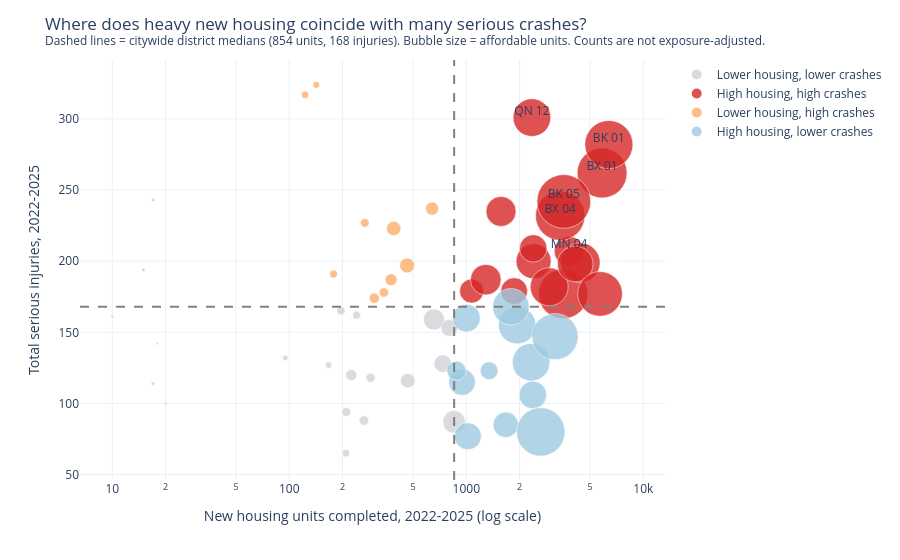

Notebook source saved alongside this figure:
### Code cell
fig_q2, hotspot_table = q2_quadrant_chart(df)
fig_q2.show()
display(hotspot_table.round(2))
summary_q2 = q2_summary(df)
display(summary_q2["quadrant_counts"])
display(summary_q2["hotspot_by_borough"])
print("Spearman (total units vs total serious injuries): rho = %.3f, p = %.3f" % summary_q2["spearman_units_vs_outcome"])

# Quadrant lines (citywide medians) and the borderline district quoted in the findings
quadrants = build_quadrant_table(df)
print(f"Median new units: {quadrants['total_units'].median():,.0f} | "
      f"median serious injuries: {quadrants['total_outcome'].median():,.0f}")
display(quadrants.loc[quadrants["cd_label"] == "QN 06", ["cd_label", "total_units", "total_outcome", "quadrant"]])

### Figure 1 — Plotly figure (JSON) as saved in the notebook; plotly's stock layout.template omitted (floating-point values rounded to 4 significant figures)
{"data": [{"customdata": [["Manhattan", 63, 63, "Lower housing, lower crashes"], ["Manhattan", 47, 47, "Lower housing, lower crashes"], ["Manhattan", 70, 70, "Lower housing, lower crashes"], ["Manhattan", 75, 75, "Lower housing, lower crashes"], ["Manhattan", 94, 94, "Lower housing, lower crashes"], ["Manhattan", 501, 501, "Lower housing, lower crashes"], ["Bronx", 347, 347, "Lower housing, lower crashes"], ["Bronx", 137, 137, "Lower housing, lower crashes"], ["Bronx", 237, 237, "Lower housing, lower crashes"], ["Brooklyn", 320, 320, "Lower housing, lower crashes"], ["Brooklyn", 10, 10, "Lower housing, lower crashes"], ["Brooklyn", 34, 34, "Lower housing, lower crashes"], ["Queens", 88, 88, "Lower housing, lower crashes"], ["Queens", 576, 576, "Lower housing, lower crashes"], ["Queens", 102, 102, "Lower housing, lower crashes"], ["Queens", 8, 8, "Lower housing, lower crashes"], ["Staten Island", 10, 10, "Lower housing, lower crashes"], ["Staten Island", 17, 17, "Lower housing, lower crashes"]], "hovertemplate": "<b>%{hovertext}</b><br><br>New housing units completed, 2022-2025 (log scale)=%{x:,.0f}<br>Total serious injuries, 2022-2025=%{y:,.0f}<br>Borough=%{customdata[0]}<br>Affordable units=%{customdata[1]:,.0f}<extra></extra>", "hovertext": ["MN 01", "MN 02", "MN 06", "MN 07", "MN 09", "MN 10", "BX 08", "BX 10", "BX 11", "BK 07", "BK 10", "BK 11", "QN 04", "QN 06", "QN 09", "QN 11", "SI 02", "SI 03"], "legendgroup": "Lower housing, lower crashes", "marker": {"color": "#d0d3d6", "line": {"color": "white", "width": 0.6}, "opacity": 0.8, "size": [63, 47, 70, 75, 94, 501, 347, 137, 237, 320, 10, 34, 88, 576, 102, 8, 10, 17], "sizemode": "area", "sizeref": 2.24, "symbol": "circle"}, "mode": "markers", "name": "Lower housing, lower crashes", "orientation": "v", "showlegend": true, "type": "scatter", "x": [209, 167, 240, 196, 288, 657, 735, 224, 467, 803, 20, 95, 210, 854, 264, 18, 10, 17], "xaxis": "x", "y": [65, 127, 162, 165, 118, 159, 128, 120, 116, 153, 100, 132, 94, 87, 88, 142, 161, 114], "yaxis": "y"}, {"customdata": [["Manhattan", 647, 647, "High housing, high crashes"], ["Manhattan", 988, 988, "High housing, high crashes"], ["Manhattan", 1375, 1375, "High housing, high crashes"], ["Manhattan", 1051, 1051, "High housing, high crashes"], ["Bronx", 2796, 2796, "High housing, high crashes"], ["Bronx", 2729, 2729, "High housing, high crashes"], ["Bronx", 2747, 2747, "High housing, high crashes"], ["Bronx", 1011, 1011, "High housing, high crashes"], ["Brooklyn", 2592, 2592, "High housing, high crashes"], ["Brooklyn", 1754, 1754, "High housing, high crashes"], ["Brooklyn", 1618, 1618, "High housing, high crashes"], ["Brooklyn", 3234, 3234, "High housing, high crashes"], ["Brooklyn", 799, 799, "High housing, high crashes"], ["Brooklyn", 844, 844, "High housing, high crashes"], ["Queens", 1425, 1425, "High housing, high crashes"], ["Queens", 2235, 2235, "High housing, high crashes"], ["Queens", 1595, 1595, "High housing, high crashes"]], "hovertemplate": "<b>%{hovertext}</b><br><br>New housing units completed, 2022-2025 (log scale)=%{x:,.0f}<br>Total serious injuries, 2022-2025=%{y:,.0f}<br>Borough=%{customdata[0]}<br>Affordable units=%{customdata[1]:,.0f}<extra></extra>", "hovertext": ["MN 03", "MN 04", "MN 11", "MN 12", "BX 01", "BX 04", "BX 05", "BX 12", "BK 01", "BK 02", "BK 03", "BK 05", "BK 14", "BK 17", "QN 01", "QN 02", "QN 12"], "legendgroup": "High housing, high crashes", "marker": {"color": "#d62728", "line": {"color": "white", "width": 0.6}, "opacity": 0.8, "size": [647, 988, 1375, 1051, 2796, 2729, 2747, 1011, 2592, 1754, 1618, 3234, 799, 844, 1425, 2235, 1595], "sizemode": "area", "sizeref": 2.24, "symbol": "circle"}, "mode": "markers", "name": "High housing, high crashes", "orientation": "v", "showlegend": true, "type": "scatter", "x": [1072, 3807, 2400, 1289, 5850, 3393, 3525, 1571, 6388, 4407, 2940, 3554, 1864, 2389, 4123, 5698, 2348], "xaxis": "x", "y": [179, 207, 200, 187, 262, 232, 177, 235, 282, 199, 182, 242, 179, 209, 198, 177, 301], "yaxis": "y"}, {"customdata": [["Manhattan", 194, 194, "Lower housing, high crashes"], ["Manhattan", 100, 100, "Lower housing, high crashes"], ["Brooklyn", 69, 69, "Lower housing, high crashes"], ["Brooklyn", 116, 116, "Lower housing, high crashes"], ["Brooklyn", 61, 61, "Lower housing, high crashes"], ["Queens", 247, 247, "Lower housing, high crashes"], ["Queens", 165, 165, "Lower housing, high crashes"], ["Queens", 53, 53, "Lower housing, high crashes"], ["Queens", 86, 86, "Lower housing, high crashes"], ["Queens", 10, 10, "Lower housing, high crashes"], ["Queens", 11, 11, "Lower housing, high crashes"], ["Staten Island", 231, 231, "Lower housing, high crashes"]], "hovertemplate": "<b>%{hovertext}</b><br><br>New housing units completed, 2022-2025 (log scale)=%{x:,.0f}<br>Total serious injuries, 2022-2025=%{y:,.0f}<br>Borough=%{customdata[0]}<br>Affordable units=%{customdata[1]:,.0f}<extra></extra>", "hovertext": ["MN 05", "MN 08", "BK 12", "BK 15", "BK 18", "QN 03", "QN 05", "QN 07", "QN 08", "QN 10", "QN 13", "SI 01"], "legendgroup": "Lower housing, high crashes", "marker": {"color": "#fdae6b", "line": {"color": "white", "width": 0.6}, "opacity": 0.8, "size": [194, 100, 69, 116, 61, 247, 165, 53, 86, 10, 11, 231], "sizemode": "area", "sizeref": 2.24, "symbol": "circle"}, "mode": "markers", "name": "Lower housing, high crashes", "orientation": "v", "showlegend": true, "type": "scatter", "x": [641, 342, 178, 302, 123, 463, 376, 142, 267, 17, 15, 389], "xaxis": "x", "y": [237, 178, 191, 174, 317, 197, 187, 324, 227, 243, 194, 223], "yaxis": "y"}, {"customdata": [["Bronx", 795, 795, "High housing, lower crashes"], ["Bronx", 1573, 1573, "High housing, lower crashes"], ["Bronx", 1584, 1584, "High housing, lower crashes"], ["Bronx", 2398, 2398, "High housing, lower crashes"], ["Bronx", 859, 859, "High housing, lower crashes"], ["Brooklyn", 724, 724, "High housing, lower crashes"], ["Brooklyn", 360, 360, "High housing, lower crashes"], ["Brooklyn", 849, 849, "High housing, lower crashes"], ["Brooklyn", 419, 419, "High housing, lower crashes"], ["Brooklyn", 813, 813, "High housing, lower crashes"], ["Brooklyn", 1499, 1499, "High housing, lower crashes"], ["Queens", 2634, 2634, "High housing, lower crashes"]], "hovertemplate": "<b>%{hovertext}</b><br><br>New housing units completed, 2022-2025 (log scale)=%{x:,.0f}<br>Total serious injuries, 2022-2025=%{y:,.0f}<br>Borough=%{customdata[0]}<br>Affordable units=%{customdata[1]:,.0f}<extra></extra>", "hovertext": ["BX 02", "BX 03", "BX 06", "BX 07", "BX 09", "BK 04", "BK 06", "BK 08", "BK 09", "BK 13", "BK 16", "QN 14"], "legendgroup": "High housing, lower crashes", "marker": {"color": "#9ecae1", "line": {"color": "white", "width": 0.6}, "opacity": 0.8, "size": [795, 1573, 1584, 2398, 859, 724, 360, 849, 419, 813, 1499, 2634], "sizemode": "area", "sizeref": 2.24, "symbol": "circle"}, "mode": "markers", "name": "High housing, lower crashes", "orientation": "v", "showlegend": true, "type": "scatter", "x": [946, 1938, 2323, 3172, 1002, 1671, 1346, 2376, 880, 1021, 1787, 2634], "xaxis": "x", "y": [115, 155, 129, 147, 160, 85, 123, 106, 123, 77, 168, 80], "yaxis": "y"}, {"hoverinfo": "skip", "mode": "text", "showlegend": false, "text": ["BK 01", "BX 01", "BK 05", "BX 04", "QN 12", "MN 04"], "textposition": "top center", "type": "scatter", "x": [6388, 5850, 3554, 3393, 2348, 3807], "y": [282, 262, 242, 232, 301, 207]}], "layout": {"legend": {"itemsizing": "constant", "title": {"text": ""}, "tracegroupgap": 0}, "margin": {"t": 60}, "shapes": [{"line": {"color": "grey", "dash": "dash"}, "type": "line", "x0": 854.0, "x1": 854.0, "xref": "x", "y0": 0, "y1": 1, "yref": "y domain"}, {"line": {"color": "grey", "dash": "dash"}, "type": "line", "x0": 0, "x1": 1, "xref": "x domain", "y0": 168.0, "y1": 168.0, "yref": "y"}], "title": {"text": "Where does heavy new housing coincide with many serious crashes?<br><sup>Dashed lines = citywide district medians (854 units, 168 injuries). Bubble size = affordable units. Counts are not exposure-adjusted.</sup>"}, "xaxis": {"anchor": "y", "domain": [0.0, 1.0], "title": {"text": "New housing units completed, 2022-2025 (log scale)"}, "type": "log"}, "yaxis": {"anchor": "x", "domain": [0.0, 1.0], "title": {"text": "Total serious injuries, 2022-2025"}}}}
